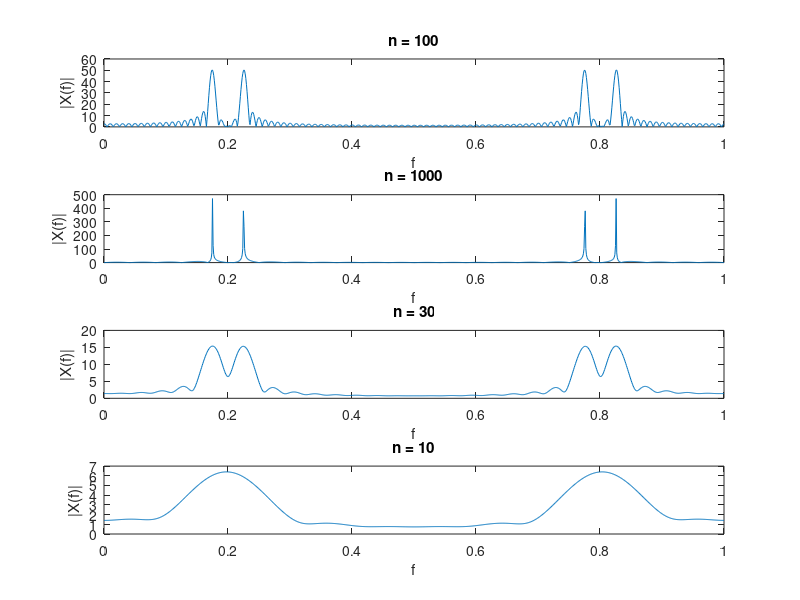
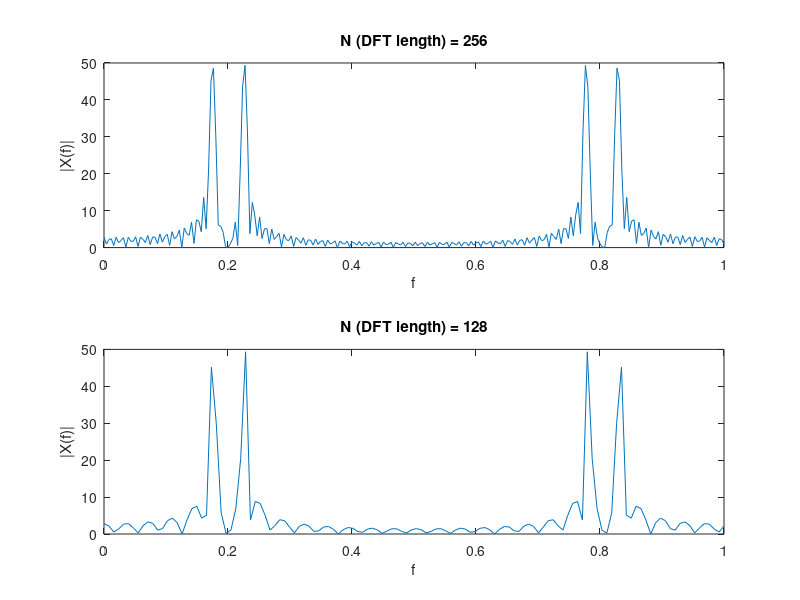

Write the MATLAB code that produced these figures, in order.
%Oppgave 3 b)
f1 = 7/40;
f2 = 9/40;
subplot(4,1,1);
n = 0:99;
xn = sin(2*pi*f1*n)+sin(2*pi*f2*n);
N = 1024;
xf = fft(xn,N);
l = linspace(0,1,length(xf));
plot(l,abs(xf));
ylabel('|X(f)|');
xlabel('f');
title('n = 100');

subplot(4,1,2);
n = 0:999;
xn = sin(2*pi*f1*n)+sin(2*pi*f2*n);
N = 1024;
xf = fft(xn,N);
l = linspace(0,1,length(xf));
plot(l,abs(xf));
ylabel('|X(f)|');
xlabel('f');
title('n = 1000');

subplot(4,1,3);
n = 0:29;
xn = sin(2*pi*f1*n)+sin(2*pi*f2*n);
N = 1024;
xf = fft(xn,N);
l = linspace(0,1,length(xf));
plot(l,abs(xf));
ylabel('|X(f)|');
xlabel('f');
title('n = 30');

subplot(4,1,4);
n = 0:9;
xn = sin(2*pi*f1*n)+sin(2*pi*f2*n);
N = 1024;
xf = fft(xn,N);
l = linspace(0,1,length(xf));
plot(l,abs(xf));
ylabel('|X(f)|');
xlabel('f');
title('n = 10');

%Oppgave c)

figure(2);
subplot(2,1,1);
n = 0:99;
xn = sin(2*pi*f1*n)+sin(2*pi*f2*n);
N = 256;
xf = fft(xn,N);
l = linspace(0,1,length(xf));
plot(l,abs(xf));
ylabel('|X(f)|');
xlabel('f');
title('N (DFT length) = 256');

subplot(2,1,2);
n = 0:99;
xn = sin(2*pi*f1*n)+sin(2*pi*f2*n);
N = 128;
xf = fft(xn,N);
l = linspace(0,1,length(xf));
plot(l,abs(xf));
ylabel('|X(f)|');
xlabel('f');
title('N (DFT length) = 128');

